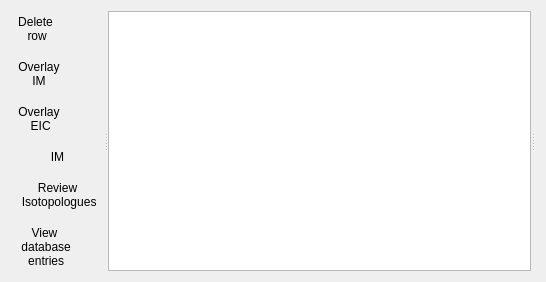
      <widget class="QWidget" name="tab_2">
       <attribute name="title">
        <string>Result View</string>
       </attribute>
       <layout class="QHBoxLayout" name="horizontalLayout_5">
        <item>
         <widget class="QSplitter" name="splitter_4">
          <property name="orientation">
           <enum>Qt::Horizontal</enum>
          </property>
          <widget class="QWidget" name="" native="true">
           <property name="maximumSize">
            <size>
             <width>90</width>
             <height>16777215</height>
            </size>
           </property>
           <layout class="QVBoxLayout" name="verticalLayout_2">
            <property name="spacing">
             <number>10</number>
            </property>
            <property name="sizeConstraint">
             <enum>QLayout::SetMinimumSize</enum>
            </property>
            <item>
             <widget class="QToolButton" name="delete_row">
              <property name="text">
               <string>Delete
 row</string>
              </property>
              <property name="icon">
               <iconset resource="photo.qrc">
                <normaloff>:/icon/icon/delete.jpg</normaloff>:/icon/icon/delete.jpg</iconset>
              </property>
              <property name="iconSize">
               <size>
                <width>67</width>
                <height>26</height>
               </size>
              </property>
              <property name="toolButtonStyle">
               <enum>Qt::ToolButtonTextUnderIcon</enum>
              </property>
              <property name="autoRaise">
               <bool>true</bool>
              </property>
             </widget>
            </item>
            <item>
             <widget class="QToolButton" name="overlay_im">
              <property name="toolTip">
               <string>single formula</string>
              </property>
              <property name="toolTipDuration">
               <number>-1</number>
              </property>
              <property name="text">
               <string>Overlay 
IM</string>
              </property>
              <property name="icon">
               <iconset resource="photo.qrc">
                <normaloff>:/icon/icon/plot2.jpg</normaloff>:/icon/icon/plot2.jpg</iconset>
              </property>
              <property name="iconSize">
               <size>
                <width>70</width>
                <height>67</height>
               </size>
              </property>
              <property name="toolButtonStyle">
               <enum>Qt::ToolButtonTextUnderIcon</enum>
              </property>
              <property name="autoRaise">
               <bool>true</bool>
              </property>
             </widget>
            </item>
            <item>
             <widget class="QToolButton" name="overlay_eic">
              <property name="toolTip">
               <string>single formula</string>
              </property>
              <property name="toolTipDuration">
               <number>-1</number>
              </property>
              <property name="text">
               <string>Overlay 
 EIC</string>
              </property>
              <property name="icon">
               <iconset resource="photo.qrc">
                <normaloff>:/icon/icon/plot2.jpg</normaloff>:/icon/icon/plot2.jpg</iconset>
              </property>
              <property name="iconSize">
               <size>
                <width>67</width>
                <height>38</height>
               </size>
              </property>
              <property name="toolButtonStyle">
               <enum>Qt::ToolButtonTextUnderIcon</enum>
              </property>
              <property name="autoRaise">
               <bool>true</bool>
              </property>
             </widget>
            </item>
            <item>
             <widget class="QToolButton" name="im">
              <property name="maximumSize">
               <size>
                <width>100</width>
                <height>60</height>
               </size>
              </property>
              <property name="toolTip">
               <string>single feature</string>
              </property>
              <property name="toolTipDuration">
               <number>-1</number>
              </property>
              <property name="layoutDirection">
               <enum>Qt::LeftToRight</enum>
              </property>
              <property name="text">
               <string>IM</string>
              </property>
              <property name="icon">
               <iconset resource="photo.qrc">
                <normaloff>:/icon/icon/plot.png</normaloff>:/icon/icon/plot.png</iconset>
              </property>
              <property name="iconSize">
               <size>
                <width>66</width>
                <height>24</height>
               </size>
              </property>
              <property name="toolButtonStyle">
               <enum>Qt::ToolButtonTextUnderIcon</enum>
              </property>
              <property name="autoRaise">
               <bool>true</bool>
              </property>
             </widget>
            </item>
            <item>
             <widget class="QToolButton" name="distribution">
              <property name="text">
               <string>Review 
 Isotopologues</string>
              </property>
              <property name="icon">
               <iconset resource="photo.qrc">
                <normaloff>:/icon/icon/match.png</normaloff>:/icon/icon/match.png</iconset>
              </property>
              <property name="iconSize">
               <size>
                <width>67</width>
                <height>25</height>
               </size>
              </property>
              <property name="toolButtonStyle">
               <enum>Qt::ToolButtonTextUnderIcon</enum>
              </property>
              <property name="autoRaise">
               <bool>true</bool>
              </property>
             </widget>
            </item>
            <item>
             <widget class="QToolButton" name="view">
              <property name="text">
               <string>View 
 database 
 entries</string>
              </property>
              <property name="icon">
               <iconset resource="photo.qrc">
                <normaloff>:/icon/icon/view.png</normaloff>:/icon/icon/view.png</iconset>
              </property>
              <property name="iconSize">
               <size>
                <width>67</width>
                <height>65</height>
               </size>
              </property>
              <property name="toolButtonStyle">
               <enum>Qt::ToolButtonTextUnderIcon</enum>
              </property>
              <property name="autoRaise">
               <bool>true</bool>
              </property>
             </widget>
            </item>
           </layout>
          </widget>
          <widget class="QTableWidget" name="result">
           <property name="sizePolicy">
            <sizepolicy hsizetype="Expanding" vsizetype="Expanding">
             <horstretch>0</horstretch>
             <verstretch>0</verstretch>
            </sizepolicy>
           </property>
           <property name="minimumSize">
            <size>
             <width>423</width>
             <height>0</height>
            </size>
           </property>
           <property name="maximumSize">
            <size>
             <width>500000</width>
             <height>500000</height>
            </size>
           </property>
           <property name="tabletTracking">
            <bool>true</bool>
           </property>
           <property name="contextMenuPolicy">
            <enum>Qt::ActionsContextMenu</enum>
           </property>
           <property name="sizeAdjustPolicy">
            <enum>QAbstractScrollArea::AdjustToContentsOnFirstShow</enum>
           </property>
          </widget>
          <widget class="QWidget" name="verticalWidget" native="true">
           <property name="sizePolicy">
            <sizepolicy hsizetype="Minimum" vsizetype="Minimum">
             <horstretch>0</horstretch>
             <verstretch>0</verstretch>
            </sizepolicy>
           </property>
           <property name="maximumSize">
            <size>
             <width>80</width>
             <height>16777215</height>
            </size>
           </property>
           <widget class="QToolButton" name="all_rt">
            <property name="geometry">
             <rect>
              <x>20</x>
              <y>10</y>
              <width>42</width>
              <height>88</height>
             </rect>
            </property>
            <property name="text">
             <string>All_EIC</string>
            </property>
            <property name="icon">
             <iconset resource="photo.qrc">
              <normaloff>:/icon/icon/plot2.jpg</normaloff>:/icon/icon/plot2.jpg</iconset>
            </property>
            <property name="iconSize">
             <size>
              <width>65</width>
              <height>65</height>
             </size>
            </property>
            <property name="toolButtonStyle">
             <enum>Qt::ToolButtonTextUnderIcon</enum>
            </property>
            <property name="autoRaise">
             <bool>true</bool>
            </property>
           </widget>
           <widget class="QToolButton" name="all_dt">
            <property name="geometry">
             <rect>
              <x>20</x>
              <y>110</y>
              <width>42</width>
              <height>88</height>
             </rect>
            </property>
            <property name="text">
             <string>All_DT</string>
            </property>
            <property name="icon">
             <iconset resource="photo.qrc">
              <normaloff>:/icon/icon/plot2.jpg</normaloff>:/icon/icon/plot2.jpg</iconset>
            </property>
            <property name="iconSize">
             <size>
              <width>65</width>
              <height>65</height>
             </size>
            </property>
            <property name="toolButtonStyle">
             <enum>Qt::ToolButtonTextUnderIcon</enum>
            </property>
            <property name="autoRaise">
             <bool>true</bool>
            </property>
           </widget>
           <widget class="QToolButton" name="lab">
            <property name="geometry">
             <rect>
              <x>20</x>
              <y>210</y>
              <width>41</width>
              <height>81</height>
             </rect>
            </property>
            <property name="text">
             <string>Enter
method
details</string>
            </property>
            <property name="icon">
             <iconset resource="photo.qrc">
              <normaloff>:/icon/icon/lab.png</normaloff>:/icon/icon/lab.png</iconset>
            </property>
            <property name="iconSize">
             <size>
              <width>40</width>
              <height>30</height>
             </size>
            </property>
            <property name="toolButtonStyle">
             <enum>Qt::ToolButtonTextUnderIcon</enum>
            </property>
           </widget>
           <widget class="QToolButton" name="database">
            <property name="geometry">
             <rect>
              <x>20</x>
              <y>310</y>
              <width>41</width>
              <height>91</height>
             </rect>
            </property>
            <property name="toolTip">
             <string>Commit the entries to the database</string>
            </property>
            <property name="toolTipDuration">
             <number>-1</number>
            </property>
            <property name="text">
             <string>Commit
new
results</string>
            </property>
            <property name="icon">
             <iconset resource="photo.qrc">
              <normaloff>:/icon/icon/database.jpg</normaloff>:/icon/icon/database.jpg</iconset>
            </property>
            <property name="iconSize">
             <size>
              <width>67</width>
              <height>38</height>
             </size>
            </property>
            <property name="toolButtonStyle">
             <enum>Qt::ToolButtonTextUnderIcon</enum>
            </property>
            <property name="autoRaise">
             <bool>true</bool>
            </property>
           </widget>
           <widget class="QToolButton" name="download">
            <property name="geometry">
             <rect>
              <x>10</x>
              <y>420</y>
              <width>51</width>
              <height>81</height>
             </rect>
            </property>
            <property name="text">
             <string>Download
new
results</string>
            </property>
            <property name="icon">
             <iconset resource="photo.qrc">
              <normaloff>:/icon/icon/download.png</normaloff>:/icon/icon/download.png</iconset>
            </property>
            <property name="iconSize">
             <size>
              <width>50</width>
              <height>22</height>
             </size>
            </property>
            <property name="toolButtonStyle">
             <enum>Qt::ToolButtonTextUnderIcon</enum>
            </property>
            <property name="autoRaise">
             <bool>true</bool>
            </property>
           </widget>
          </widget>
         </widget>
        </item>
       </layout>
      </widget>
